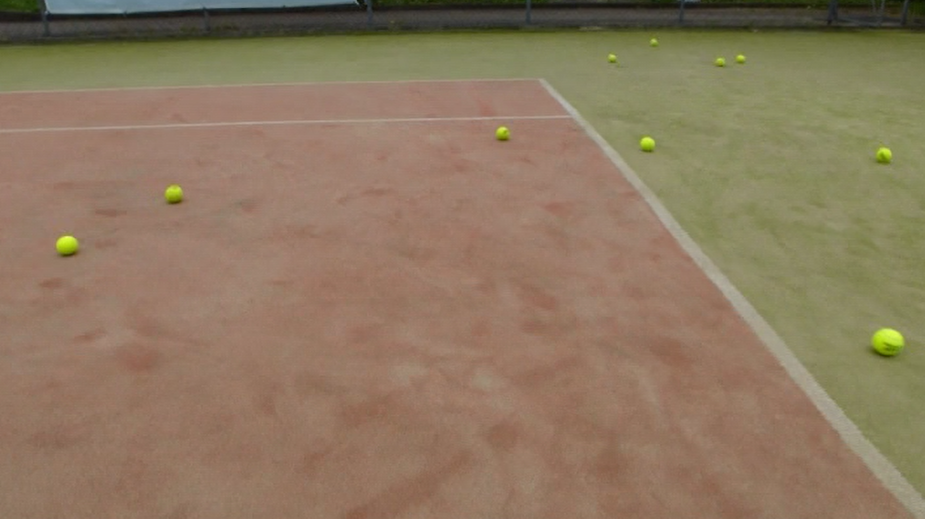
%> input picture p3_imageProcessing/pictures/tennis.png, 925 x 519 px
$ octave ImageProcessing_EX_HoughTransformation.m   (GNU Octave 9; MATLAB toolbox functions it lacks are replaced by stand-ins)
%> lines starting %> are read from the running program, lines starting %| are printed output that depends on the picture
% FHV - Master in Meachatronics - Sem 3 - Sensor System - Image Processing
%
% Exersice: Hough Transformaion - slide 9 - find and draw lines of an image
%
% Author:   Stefan Stark
% Date:     29.09.2016

clear all, close all, clc;

%% Read Image
I = imread('pictures/tennis.png');
%> I is the input picture: size 519x925x3 uint8; mean R, G, B 140.9, 120.5, 95.9
I = im2double(I);
%> I: size 519x925x3 double
I_gray = rgb2gray(I);
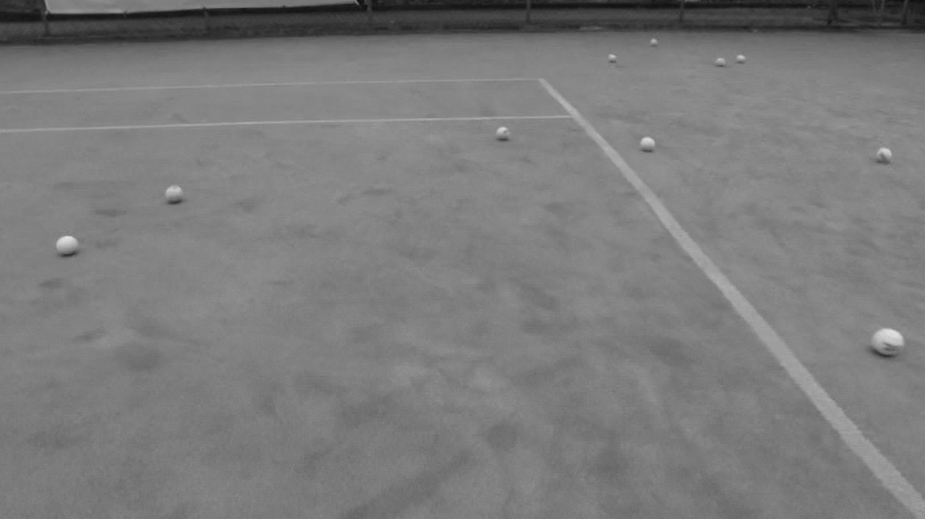
%> I_gray: size 519x925 double; min 0.0535, max 0.907, mean 0.485
%figure; imshow(I_gray);              % shows the image

%% Canny Edge detector to find edges
I=edge(I_gray,'canny',[0.01,0.09]);
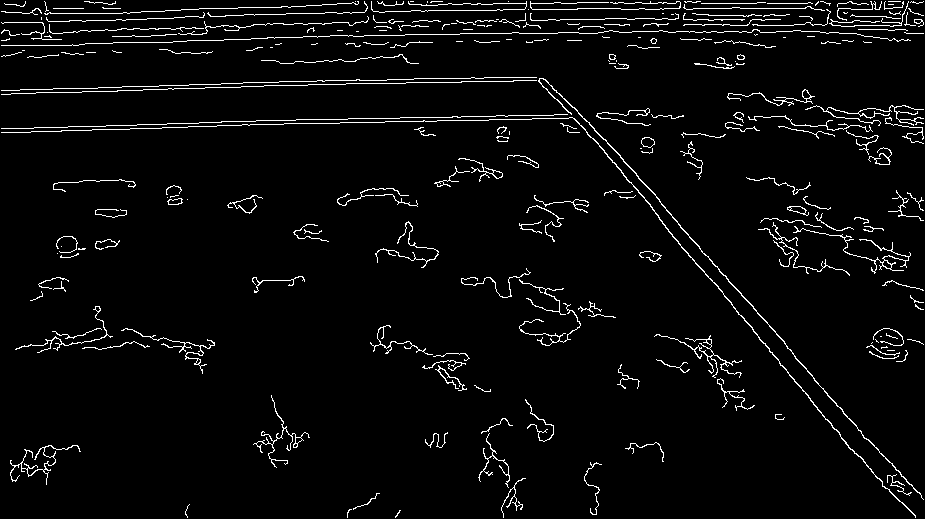
%> I: size 519x925 logical; 3.9% white in thin lines or dots
figure; imshow(I);

%% Hough transform to detect lines
[H, T, R] = hough(I);
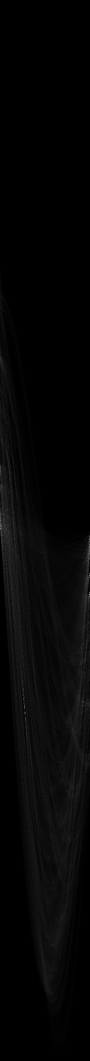
%> H: size 2121x180 double (shown at 1/2 size); min 0, max 387, mean 8.8; drawn with min black and max white
%> T = 180 values from -90 to 89; R = 2121 values from -1060 to 1060
figure; imshow(imadjust(mat2gray(H)))
%> after `imshow(imadjust(mat2gray(H)))`:
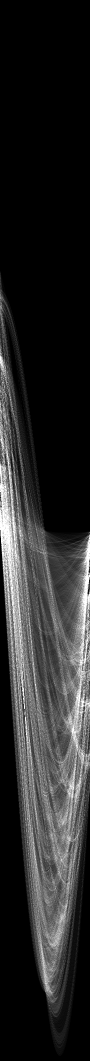
%> displayed picture: size 2121x180, on the screen's scale of 0 to 255 (shown at 1/2 size); min 0, max 255, mean 41.6

%% houghpeaks - Identify peaks in Hough transform
P = houghpeaks(H,10);
%> P = [1189 180; 1058 1; 1108 179; 1427 50; 1151 180]
x= T(P(:,2)); y = R(P(:,1));
%> after `x= T(P(:,2))`: x = [89 -90 88 -41 89]
%> after `y = R(P(:,1))`: y = [128 -3 47 366 90]
%figure;plot(x,y,'o')

lines = houghlines(I,T,R,P,'MinLength',300)
%> lines = empty struct
%split struct in xy coorditnates
figure; imshow(I_gray), hold on
for i=1:length(lines)
    xy = [lines(i).point1; lines(i).point2];
    plot(xy(:,1),xy(:,2),'LineWidth',2,'Color','green');
end
%> this loop made 0 passes
